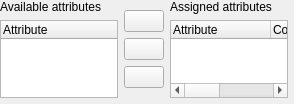
                <widget class="QWidget" name="scrollAreaWidgetContents">
                 <property name="geometry">
                  <rect>
                   <x>0</x>
                   <y>0</y>
                   <width>294</width>
                   <height>104</height>
                  </rect>
                 </property>
                 <layout class="QHBoxLayout" name="horizontalLayout_6">
                  <property name="leftMargin">
                   <number>0</number>
                  </property>
                  <property name="topMargin">
                   <number>0</number>
                  </property>
                  <property name="rightMargin">
                   <number>6</number>
                  </property>
                  <property name="bottomMargin">
                   <number>6</number>
                  </property>
                  <item>
                   <layout class="QVBoxLayout" name="availAttributesLayout">
                    <item>
                     <widget class="QLabel" name="label">
                      <property name="text">
                       <string>Available attributes</string>
                      </property>
                     </widget>
                    </item>
                    <item>
                     <widget class="QTreeWidget" name="mAttributesTreeWidget">
                      <property name="selectionMode">
                       <enum>QAbstractItemView::ExtendedSelection</enum>
                      </property>
                      <property name="indentation">
                       <number>0</number>
                      </property>
                      <property name="rootIsDecorated">
                       <bool>false</bool>
                      </property>
                      <property name="itemsExpandable">
                       <bool>false</bool>
                      </property>
                      <property name="expandsOnDoubleClick">
                       <bool>false</bool>
                      </property>
                      <property name="columnCount">
                       <number>1</number>
                      </property>
                      <column>
                       <property name="text">
                        <string notr="true">Attribute</string>
                       </property>
                      </column>
                     </widget>
                    </item>
                   </layout>
                  </item>
                  <item>
                   <layout class="QVBoxLayout" name="attributeButtonLayout">
                    <item>
                     <spacer name="verticalSpacer">
                      <property name="orientation">
                       <enum>Qt::Vertical</enum>
                      </property>
                      <property name="sizeHint" stdset="0">
                       <size>
                        <width>20</width>
                        <height>0</height>
                       </size>
                      </property>
                     </spacer>
                    </item>
                    <item>
                     <widget class="QPushButton" name="mAddAttributeExpression">
                      <property name="enabled">
                       <bool>true</bool>
                      </property>
                      <property name="toolTip">
                       <string>Add expression</string>
                      </property>
                      <property name="icon">
                       <iconset>
                        <normaloff>:/images/themes/default/mIconExpressionEditorOpen.svg</normaloff>:/images/themes/default/mIconExpressionEditorOpen.svg</iconset>
                      </property>
                      <property name="iconSize">
                       <size>
                        <width>24</width>
                        <height>16</height>
                       </size>
                      </property>
                     </widget>
                    </item>
                    <item>
                     <widget class="QPushButton" name="mAddCategoryPushButton">
                      <property name="sizePolicy">
                       <sizepolicy hsizetype="Minimum" vsizetype="Fixed">
                        <horstretch>0</horstretch>
                        <verstretch>0</verstretch>
                       </sizepolicy>
                      </property>
                      <property name="text">
                       <string/>
                      </property>
                      <property name="icon">
                       <iconset>
                        <normaloff>:/images/themes/default/symbologyAdd.svg</normaloff>:/images/themes/default/symbologyAdd.svg</iconset>
                      </property>
                     </widget>
                    </item>
                    <item>
                     <widget class="QPushButton" name="mRemoveCategoryPushButton">
                      <property name="sizePolicy">
                       <sizepolicy hsizetype="Minimum" vsizetype="Fixed">
                        <horstretch>0</horstretch>
                        <verstretch>0</verstretch>
                       </sizepolicy>
                      </property>
                      <property name="text">
                       <string/>
                      </property>
                      <property name="icon">
                       <iconset>
                        <normaloff>:/images/themes/default/symbologyRemove.svg</normaloff>:/images/themes/default/symbologyRemove.svg</iconset>
                      </property>
                     </widget>
                    </item>
                    <item>
                     <spacer name="verticalSpacer_5">
                      <property name="orientation">
                       <enum>Qt::Vertical</enum>
                      </property>
                      <property name="sizeHint" stdset="0">
                       <size>
                        <width>20</width>
                        <height>0</height>
                       </size>
                      </property>
                     </spacer>
                    </item>
                   </layout>
                  </item>
                  <item>
                   <layout class="QVBoxLayout" name="assignedAttributesLayout">
                    <item>
                     <widget class="QLabel" name="Assigened">
                      <property name="text">
                       <string>Assigned attributes</string>
                      </property>
                     </widget>
                    </item>
                    <item>
                     <widget class="QTreeWidget" name="mDiagramAttributesTreeWidget">
                      <property name="toolTip">
                       <string>Drag and drop to reorder</string>
                      </property>
                      <property name="dragEnabled">
                       <bool>true</bool>
                      </property>
                      <property name="dragDropMode">
                       <enum>QAbstractItemView::InternalMove</enum>
                      </property>
                      <property name="defaultDropAction">
                       <enum>Qt::TargetMoveAction</enum>
                      </property>
                      <property name="selectionMode">
                       <enum>QAbstractItemView::ExtendedSelection</enum>
                      </property>
                      <property name="indentation">
                       <number>0</number>
                      </property>
                      <property name="rootIsDecorated">
                       <bool>false</bool>
                      </property>
                      <property name="itemsExpandable">
                       <bool>false</bool>
                      </property>
                      <property name="columnCount">
                       <number>3</number>
                      </property>
                      <column>
                       <property name="text">
                        <string>Attribute</string>
                       </property>
                      </column>
                      <column>
                       <property name="text">
                        <string>Color</string>
                       </property>
                      </column>
                      <column>
                       <property name="text">
                        <string>Legend</string>
                       </property>
                      </column>
                     </widget>
                    </item>
                   </layout>
                  </item>
                 </layout>
                </widget>
